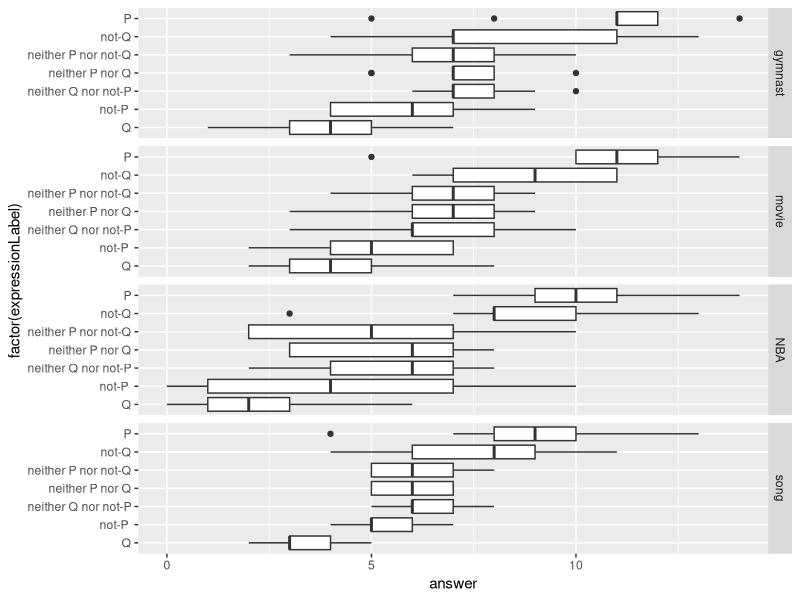
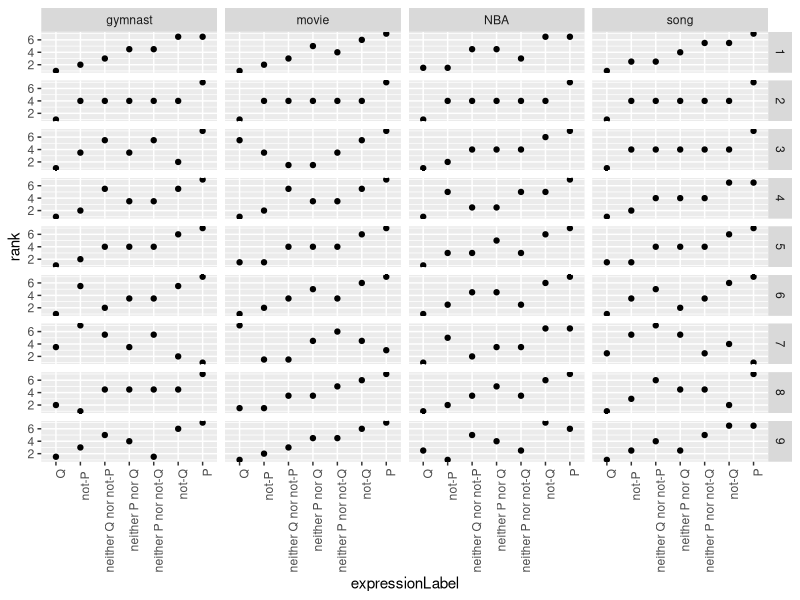

Source code (R) for these figures, in order:
## ---- chunk 1
knitr::opts_chunk$set(fig.width=8, fig.height=6, 
                      echo=FALSE, warning=FALSE, message=FALSE)
require(dplyr)
require(ggplot2)
require(reshape2)

## ---- chunk 2
d = read.csv('data.csv') %>%
  mutate(id = as.numeric(factor(id)),
         expressionLabel = factor(expressionLabel, ordered = TRUE, 
                                  levels = c("Q", "not-P ", "neither Q nor not-P",
                                             "neither P nor Q", "neither P nor not-Q", "not-Q", "P"))) %>% 
  group_by(id, scenarioLabel) %>%
  mutate(rank = rank(answer))

p = ggplot(d, aes(y = answer, x = factor(expressionLabel))) + geom_boxplot() + facet_grid(scenarioLabel ~ .) + coord_flip()
show(p)

## ---- chunk 3
q = ggplot(d, aes(x = expressionLabel, y = rank)) + geom_point() + facet_grid(id ~ scenarioLabel) +
  theme(axis.text.x = element_text(angle = 90, hjust = 1))
show(q)
